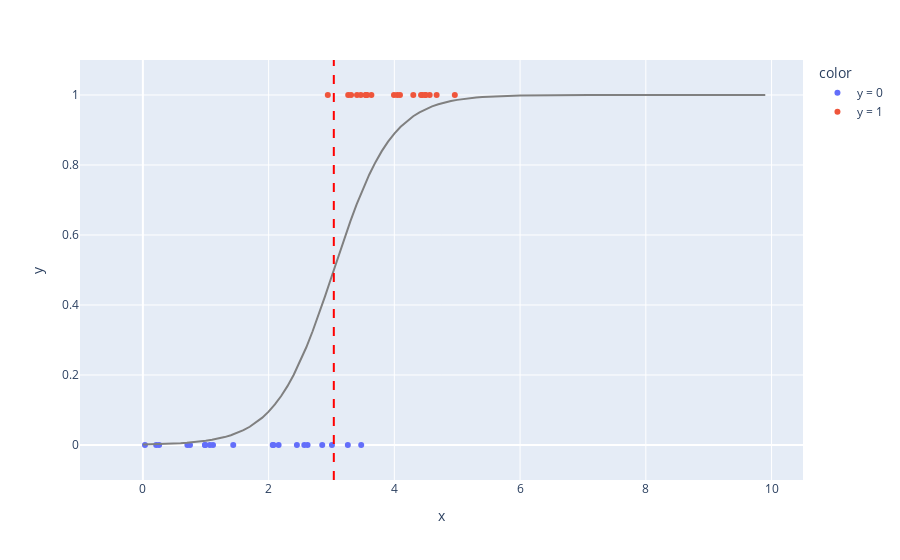

Here is the notebook cell this chart was saved with:
### Markdown cell above
The linear regression model's predictions change dramatically and it moves it's
boundary towards these new extreme values, which is obviously not desirable.

A better solution, accounting for all of the above issues, is to tweak the
linear regression function to be better suited to the classification task.
Instead of directly outputting numeric predictions of y, we re-formulate
the model function so that it outputs probabilities that $y = 1$. To do
this, we'll first take the output of the same linear regression formula we
had before, and we'll rename the output $\theta$ to avoid
 confusing it with a prediction for $y$:

$\theta =  \beta_{0} + \beta_{1}x_{1} + \beta_{2}x_{2} + ... + \beta_{n}x_{n} +
\epsilon$

Then we use the $\theta$ value to calculate our probability that $y = 1$
output using a "link function" that scales $\theta_{i}$ to between zero and one:

$p(y = 1 | \boldsymbol x) = \frac{1}{1 + e^{-\theta}} $

The result is model predictions that look like this:

### Code cell
log_reg_plot = fit_lm_and_return_plot(eg_df,
                                      logistic=True,
                                      show_decision_line=True)
log_reg_plot.show()

### Figure 1 — Plotly figure (JSON) as saved in the notebook; plotly's stock layout.template omitted (floating-point values rounded to 4 significant figures)
{"data": [{"hovertemplate": "color=y = 0<br>x=%{x}<br>y=%{y}<extra></extra>", "legendgroup": "y = 0", "marker": {"color": "#636efa", "symbol": "circle"}, "mode": "markers", "name": "y = 0", "orientation": "v", "showlegend": true, "type": "scatter", "x": [2.62, 3.26, 0.9909, 0.9868, 2.853, 0.03315, 2.568, 3.473, 1.116, 2.077, 1.065, 1.437, 0.2121, 2.159, 2.45, 0.2579, 0.7081, 3.007, 2.065, 0.7494], "xaxis": "x", "y": [0, 0, 0, 0, 0, 0, 0, 0, 0, 0, 0, 0, 0, 0, 0, 0, 0, 0, 0, 0], "yaxis": "y"}, {"hovertemplate": "color=y = 1<br>x=%{x}<br>y=%{y}<extra></extra>", "legendgroup": "y = 1", "marker": {"color": "#EF553B", "symbol": "circle"}, "mode": "markers", "name": "y = 1", "orientation": "v", "showlegend": true, "type": "scatter", "x": [2.942, 3.266, 4.046, 4.443, 3.406, 4.089, 3.994, 3.312, 3.566, 4.425, 3.467, 3.553, 4.562, 4.496, 4.301, 3.542, 4.672, 4.493, 3.635, 4.962], "xaxis": "x", "y": [1, 1, 1, 1, 1, 1, 1, 1, 1, 1, 1, 1, 1, 1, 1, 1, 1, 1, 1, 1], "yaxis": "y"}, {"line": {"color": "gray"}, "mode": "lines", "showlegend": false, "type": "scatter", "x": [0, 0.1, 0.2, 0.3, 0.4, 0.5, 0.6, 0.7, 0.8, 0.9, 1, 1.1, 1.2, 1.3, 1.4, 1.5, 1.6, 1.7, 1.8, 1.9, 2, 2.1, 2.2, 2.3, 2.4, 2.5, 2.6, 2.7, 2.8, 2.9, 3, 3.1, 3.2, 3.3, 3.4, 3.5, 3.6, 3.7, 3.8, 3.9, 4, 4.1, 4.2, 4.3, 4.4, 4.5, 4.6, 4.7, 4.8, 4.9, 5, 5.1, 5.2, 5.3, 5.4, 5.5, 5.6, 5.7, 5.8, 5.9, 6, 6.1, 6.2, 6.3, 6.4, 6.5, 6.6, 6.7, 6.8, 6.9, 7, 7.1, 7.2, 7.3, 7.4, 7.5, 7.6, 7.7, 7.8, 7.9, 8, 8.1, 8.2, 8.3, 8.4, 8.5, 8.6, 8.7, 8.8, 8.9, 9, 9.1, 9.2, 9.3, 9.4, 9.5, 9.6, 9.7, 9.8, 9.9], "y": [0.001374, 0.001706, 0.002118, 0.00263, 0.003265, 0.004053, 0.00503, 0.006242, 0.007742, 0.0096, 0.0119, 0.01474, 0.01824, 0.02256, 0.02788, 0.0344, 0.04238, 0.05212, 0.06394, 0.07822, 0.09536, 0.1158, 0.1399, 0.1681, 0.2007, 0.2377, 0.2793, 0.3249, 0.3742, 0.4262, 0.4799, 0.5341, 0.5875, 0.6389, 0.6873, 0.7319, 0.7723, 0.8082, 0.8396, 0.8667, 0.8898, 0.9094, 0.9257, 0.9394, 0.9506, 0.9598, 0.9674, 0.9736, 0.9786, 0.9827, 0.9861, 0.9887, 0.9909, 0.9927, 0.9941, 0.9952, 0.9962, 0.9969, 0.9975, 0.998, 0.9984, 0.9987, 0.999, 0.9992, 0.9993, 0.9995, 0.9996, 0.9996, 0.9997, 0.9998, 0.9998, 0.9999, 0.9999, 0.9999, 0.9999, 0.9999, 0.9999, 1.0, 1.0, 1.0, 1.0, 1.0, 1.0, 1.0, 1.0, 1.0, 1.0, 1.0, 1.0, 1.0, 1.0, 1.0, 1.0, 1.0, 1.0, 1.0, 1.0, 1.0, 1.0, 1.0]}, {"line": {"color": "red", "dash": "dash"}, "mode": "lines", "showlegend": false, "type": "scatter", "x": [3.037, 3.037], "y": [-0.1, 1.1]}], "layout": {"legend": {"title": {"text": "color"}, "tracegroupgap": 0}, "margin": {"t": 60}, "xaxis": {"anchor": "y", "domain": [0, 1], "range": [-1, 10.5], "title": {"text": "x"}}, "yaxis": {"anchor": "x", "domain": [0, 1], "range": [-0.1, 1.1], "title": {"text": "y"}}}}
